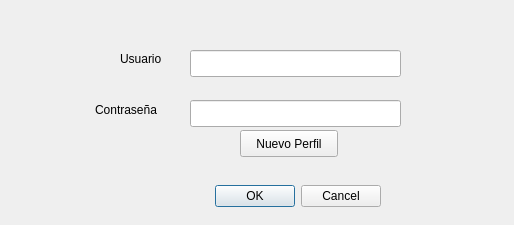
<?xml version="1.0" encoding="UTF-8"?>
<ui version="4.0">
 <class>Dialog</class>
 <widget class="QDialog" name="Dialog">
  <property name="geometry">
   <rect>
    <x>0</x>
    <y>0</y>
    <width>514</width>
    <height>225</height>
   </rect>
  </property>
  <property name="minimumSize">
   <size>
    <width>514</width>
    <height>225</height>
   </size>
  </property>
  <property name="maximumSize">
   <size>
    <width>514</width>
    <height>225</height>
   </size>
  </property>
  <property name="windowTitle">
   <string>LNMusic - Ingrese a su perfil</string>
  </property>
  <widget class="QDialogButtonBox" name="btnBox">
   <property name="geometry">
    <rect>
     <x>-100</x>
     <y>180</y>
     <width>481</width>
     <height>32</height>
    </rect>
   </property>
   <property name="orientation">
    <enum>Qt::Horizontal</enum>
   </property>
   <property name="standardButtons">
    <set>QDialogButtonBox::Cancel|QDialogButtonBox::Ok</set>
   </property>
  </widget>
  <widget class="QLabel" name="lblUsuario">
   <property name="geometry">
    <rect>
     <x>120</x>
     <y>50</y>
     <width>66</width>
     <height>17</height>
    </rect>
   </property>
   <property name="text">
    <string>Usuario</string>
   </property>
  </widget>
  <widget class="QLabel" name="lblContra">
   <property name="geometry">
    <rect>
     <x>95</x>
     <y>100</y>
     <width>81</width>
     <height>20</height>
    </rect>
   </property>
   <property name="text">
    <string>Contraseña</string>
   </property>
  </widget>
  <widget class="QLineEdit" name="txtUsuario">
   <property name="geometry">
    <rect>
     <x>190</x>
     <y>50</y>
     <width>211</width>
     <height>27</height>
    </rect>
   </property>
   <property name="placeholderText">
    <string/>
   </property>
   <property name="cursorMoveStyle">
    <enum>Qt::LogicalMoveStyle</enum>
   </property>
  </widget>
  <widget class="QLineEdit" name="txtPass">
   <property name="geometry">
    <rect>
     <x>190</x>
     <y>100</y>
     <width>211</width>
     <height>27</height>
    </rect>
   </property>
   <property name="inputMask">
    <string/>
   </property>
   <property name="echoMode">
    <enum>QLineEdit::Password</enum>
   </property>
  </widget>
  <widget class="QPushButton" name="btnNuevo">
   <property name="geometry">
    <rect>
     <x>240</x>
     <y>130</y>
     <width>98</width>
     <height>27</height>
    </rect>
   </property>
   <property name="text">
    <string>Nuevo Perfil</string>
   </property>
  </widget>
 </widget>
 <resources/>
 <connections>
  <connection>
   <sender>btnBox</sender>
   <signal>accepted()</signal>
   <receiver>Dialog</receiver>
   <slot>accept()</slot>
   <hints>
    <hint type="sourcelabel">
     <x>248</x>
     <y>254</y>
    </hint>
    <hint type="destinationlabel">
     <x>157</x>
     <y>274</y>
    </hint>
   </hints>
  </connection>
  <connection>
   <sender>btnBox</sender>
   <signal>rejected()</signal>
   <receiver>Dialog</receiver>
   <slot>reject()</slot>
   <hints>
    <hint type="sourcelabel">
     <x>316</x>
     <y>260</y>
    </hint>
    <hint type="destinationlabel">
     <x>286</x>
     <y>274</y>
    </hint>
   </hints>
  </connection>
 </connections>
</ui>
